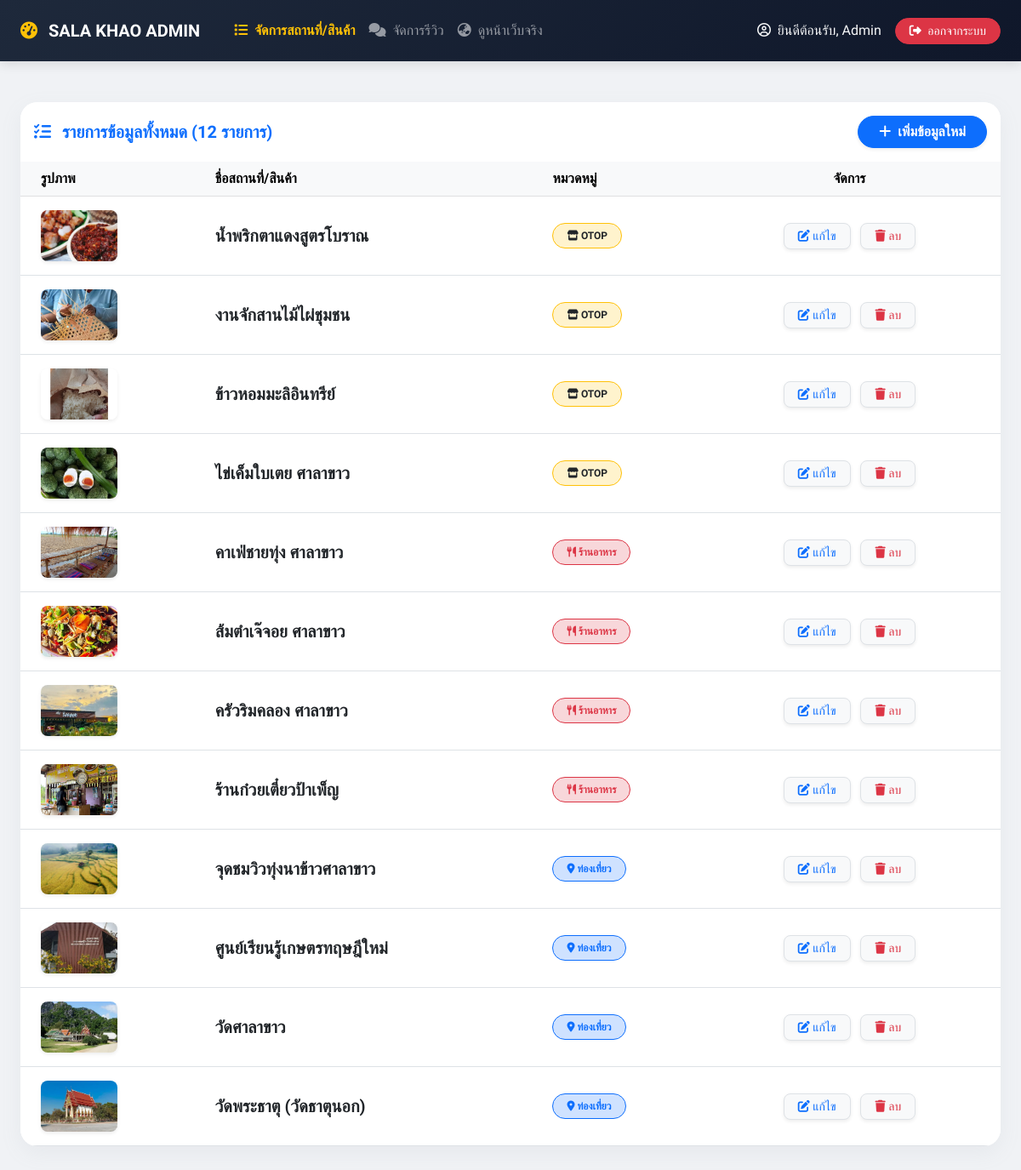
Page /admin/dashboard.php (signed in) on the committed database.
### tables this page shows
CREATE TABLE `items` (
  `id` int(11) NOT NULL,
  `title` varchar(255) NOT NULL,
  `description` text DEFAULT NULL,
  `location` varchar(255) DEFAULT NULL,
  `highlight_info` varchar(255) DEFAULT NULL,
  `image_name` varchar(255) DEFAULT NULL,
  `category` enum('tourist','restaurant','otop') NOT NULL,
  `created_at` timestamp NOT NULL DEFAULT current_timestamp()
);

### admin/dashboard.php (the view, shortened to what this page needs)
<?php
require_once '../db_connect.php';
$stmt = $conn->query("SELECT * FROM items ORDER BY id DESC");
$items = $stmt->fetchAll(PDO::FETCH_ASSOC);
$total_items = count($items);
?>
<!DOCTYPE html>
<html lang="th">
<head>
    <link href="https://cdn.jsdelivr.net/npm/bootstrap@5.3.0/dist/css/bootstrap.min.css" rel="stylesheet">
    <link rel="stylesheet" href="https://cdnjs.cloudflare.com/ajax/libs/font-awesome/6.4.0/css/all.min.css">
</head>
<body>
<nav class="navbar navbar-expand-lg navbar-dark navbar-custom py-3">
  <div class="container-fluid px-4">
    <a class="navbar-brand fw-bold" href="dashboard.php">
        <i class="fa-solid fa-gauge-high text-warning me-2"></i> SALA KHAO ADMIN
    </a>
    <div class="collapse navbar-collapse" id="navbarNav">
      <ul class="navbar-nav me-auto ms-3">
        <li class="nav-item"><a class="nav-link active text-warning fw-bold" href="dashboard.php"><i class="fa-solid fa-list me-1"></i> จัดการสถานที่/สินค้า</a></li>
        <li class="nav-item"><a class="nav-link" href="manage_reviews.php"><i class="fa-solid fa-comments me-1"></i> จัดการรีวิว</a></li>
        <li class="nav-item"><a class="nav-link" href="../index.php" target="_blank"><i class="fa-solid fa-earth-asia me-1"></i> ดูหน้าเว็บจริง</a></li>
      </ul>
      <div class="d-flex align-items-center">
          <span class="text-light me-3"><i class="fa-regular fa-circle-user me-1"></i> ยินดีต้อนรับ, Admin</span>
          <a href="logout.php" class="btn btn-danger btn-sm rounded-pill px-3"><i class="fa-solid fa-right-from-bracket me-1"></i> ออกจากระบบ</a>
      </div>
    </div>
  </div>
</nav>
<div class="container-fluid px-4 py-5">
    <div class="card table-card">
        <div class="card-header bg-white py-3 d-flex justify-content-between align-items-center border-bottom-0">
            <h5 class="m-0 fw-bold text-primary"><i class="fa-solid fa-list-check me-2"></i> รายการข้อมูลทั้งหมด (<?php echo $total_items; ?> รายการ)</h5>
            <a href="add.php" class="btn btn-primary rounded-pill px-4 fw-bold shadow-sm"><i class="fa-solid fa-plus me-1"></i> เพิ่มข้อมูลใหม่</a>
        </div>
        <div class="card-body p-0">
            <div class="table-responsive">
                <table class="table table-hover align-middle mb-0">
                    <thead class="table-light text-muted">
                        <tr>
                            <th class="ps-4">รูปภาพ</th>
                            <th>ชื่อสถานที่/สินค้า</th>
                            <th>หมวดหมู่</th>
                            <th class="text-center pe-4">จัดการ</th>
                        </tr>
                    </thead>
                    <tbody>
                        <?php foreach ($items as $row): ?>
                        <?php
                            $img_src = (strpos($row['image_name'], 'http') === 0) ? $row['image_name'] : '../uploads/' . $row['image_name'];
                            if($row['category'] == 'tourist') $cat_badge = '<span class="badge bg-primary-subtle text-primary border border-primary px-3 py-2 rounded-pill"><i class="fa-solid fa-location-dot"></i> ท่องเที่ยว</span>';
                            elseif($row['category'] == 'restaurant') $cat_badge = '<span class="badge bg-danger-subtle text-danger border border-danger px-3 py-2 rounded-pill"><i class="fa-solid fa-utensils"></i> ร้านอาหาร</span>';
                            else $cat_badge = '<span class="badge bg-warning-subtle text-dark border border-warning px-3 py-2 rounded-pill"><i class="fa-solid fa-store"></i> OTOP</span>';
                        ?>
                        <tr>
                            <td class="ps-4 py-3"><img src="<?php echo $img_src; ?>" width="90" height="60" style="object-fit: cover;" class="rounded-3 shadow-sm"></td>
                            <td class="fw-bold text-dark fs-5"><?php echo htmlspecialchars($row['title']); ?></td>
                            <td><?php echo $cat_badge; ?></td>
                            <td class="text-center pe-4">
                                <a href="edit.php?id=<?php echo $row['id']; ?>" class="btn btn-light btn-sm text-primary border shadow-sm rounded-3 me-2 px-3"><i class="fa-solid fa-pen-to-square"></i> แก้ไข</a>
                                <a href="delete.php?id=<?php echo $row['id']; ?>" class="btn btn-light btn-sm text-danger border shadow-sm rounded-3 px-3" onclick="return confirm('แน่ใจนะครับว่าจะลบข้อมูลนี้?');"><i class="fa-solid fa-trash"></i> ลบ</a>
                            </td>
                        </tr>
                        <?php endforeach; ?>
                    </tbody>
                </table>
            </div>
        </div>
    </div>
</div>
</body>
</html>

### admin/dashboard.php (style rules this page uses)
body { font-family: 'Prompt', sans-serif; background-color: #f0f2f5; }
.navbar-custom { background: linear-gradient(135deg, #1e293b 0%, #0f172a 100%); box-shadow: 0 4px 12px rgba(0,0,0,0.1); }
.table-card { border-radius: 20px; box-shadow: 0 8px 24px rgba(149, 157, 165, 0.1); overflow: hidden; border: none; }

### rows in the picture
items: image_name (picture), title "น้ำพริกตาแดงสูตรโบราณ", category "otop" (drawn)
items: image_name (picture), title "งานจักสานไม้ไผ่ชุมชน", category "otop" (drawn)
items: image_name (picture), title "ข้าวหอมมะลิอินทรีย์", category "otop" (drawn)
items: image_name (picture), title "ไข่เค็มใบเตย ศาลาขาว", category "otop" (drawn)
items: image_name (picture), title "คาเฟ่ชายทุ่ง ศาลาขาว", category "restaurant" (drawn)
items: image_name (picture), title "ส้มตำเจ๊จอย ศาลาขาว", category "restaurant" (drawn)
items: image_name (picture), title "ครัวริมคลอง ศาลาขาว", category "restaurant" (drawn)
items: image_name (picture), title "ร้านก๋วยเตี๋ยวป้าเพ็ญ", category "restaurant" (drawn)
items: image_name (picture), title "จุดชมวิวทุ่งนาข้าวศาลาขาว", category "tourist" (drawn)
items: image_name (picture), title "ศูนย์เรียนรู้เกษตรทฤษฎีใหม่", category "tourist" (drawn)
items: image_name (picture), title "วัดศาลาขาว", category "tourist" (drawn)
items: image_name (picture), title "วัดพระธาตุ (วัดธาตุนอก)", category "tourist" (drawn)

### other values in the picture
$total_items "12"
